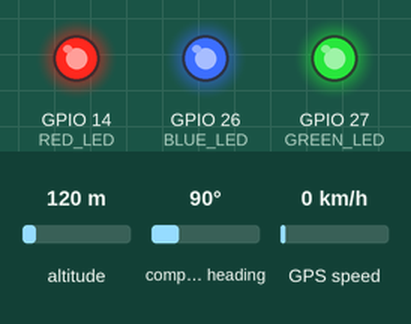
Recording of a sketch running on a simulated ESP32. Shown: output pins drawn as LEDs (lit = HIGH). Inputs (shaded band) come from the test bench; at power-on: altitude 120 m, compass heading 90°, GPS speed 0 km/h. WiFi joins after 1.5 s; servers stay silent unless stated; uploads are accepted with an empty reply; the local clock reads 2024-03-15 10:24:30 at power-on unless the sketch sets it; storage starts empty; the GPS gets a fix after 3 s at 37.7749, -122.4194 with 8 satellites; what the sketch prints to the serial monitor is not drawn.

Above: at 0.9 s.
At 3.0 s:
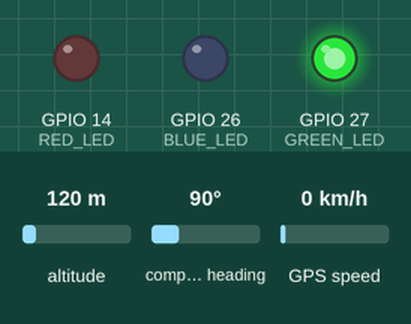
At 4.3 s:
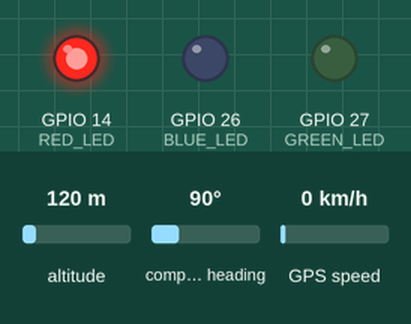
At 6.7 s:
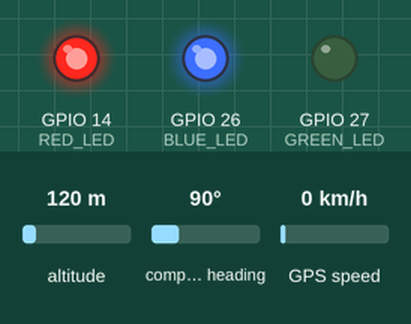
At 20.26 s:
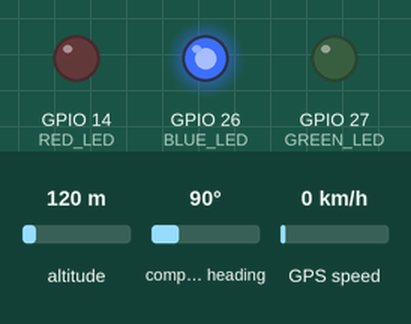
At 37.4 s:
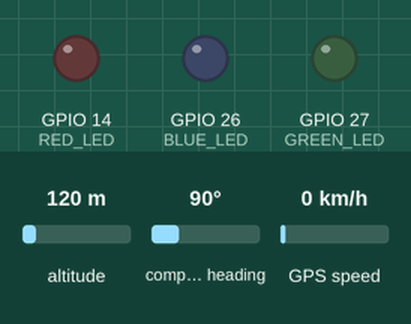
Timing chart, 0 to 40.0 s (numbered marks = the images above):
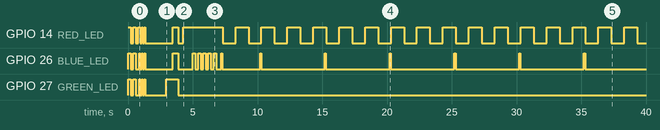

The sketch:

smart_dart_rest.ino
```cpp
/**
 * ╔══════════════════════════════════════════════════════════════╗
 * ║      SMART DART – ESP32 REST API GPS TRACKER  (Option A)    ║
 * ║      Sends GPS via HTTP POST to Render backend /api/gps     ║
 * ║                                                              ║
 * ║  Hardware:                                                   ║
 * ║    • ESP32 DevKit v1                                         ║
 * ║    • NEO-6M GPS Module                                       ║
 * ║    • 3× LEDs  (Red=14, Green=27, Blue=26)                   ║
 * ╚══════════════════════════════════════════════════════════════╝
 *
 *  REQUIRED LIBRARIES  (Arduino IDE → Tools → Manage Libraries):
 *  ┌──────────────────────────────┬───────────────────────────┐
 *  │ Library                      │ Author                    │
 *  ├──────────────────────────────┼───────────────────────────┤
 *  │ TinyGPS++                    │ Mikal Hart                │
 *  │ WiFiManager                  │ tzapu                     │
 *  │ (HTTPClient, WiFiClientSecure│ built-in with ESP32 board)│
 *  └──────────────────────────────┴───────────────────────────┘
 *
 *  WIRING:
 *  ┌─────────────┬──────────────────────────────────────────┐
 *  │ NEO-6M      │ ESP32                                    │
 *  ├─────────────┼──────────────────────────────────────────┤
 *  │ VCC         │ 3.3V  (NOT 5V)                           │
 *  │ GND         │ GND                                      │
 *  │ TX          │ GPIO 16  (RX2)                           │
 *  │ RX          │ GPIO 17  (TX2)                           │
 *  ├─────────────┼──────────────────────────────────────────┤
 *  │ Red  LED(+) │ GPIO 14 → 220Ω → GND                    │
 *  │ Green LED(+)│ GPIO 27 → 220Ω → GND                    │
 *  │ Blue  LED(+)│ GPIO 26 → 220Ω → GND                    │
 *  └─────────────┴──────────────────────────────────────────┘
 *
 *  LED STATUS:
 *    Red  solid    = booting / no GPS fix
 *    Red  blinking = GPS fix active
 *    Green solid   = Wi-Fi connected
 *    Green blink   = Wi-Fi reconnecting
 *    Blue flash    = HTTP POST sent successfully (200 OK)
 *    Blue 3× blink = Server error (check Serial Monitor)
 *    Blue 5× blink = Render server waking up (first request delay)
 *
 *  DATA FLOW:
 *    ESP32 → POST /api/gps → Render backend → Socket.IO → Vercel map
 *    Bus shows green ESP32 badge on the live map
 *
 *  NOTE ON RENDER FREE TIER:
 *    Render spins down after 15 min idle. First POST after idle
 *    takes ~30s to respond. The ESP32 handles this gracefully —
 *    it waits, shows 5× blue blinks, then resumes normally.
 */

// ── Libraries ──────────────────────────────────────────────────
#include <WiFi.h>
#include <WiFiClientSecure.h>
#include <HTTPClient.h>
#include <TinyGPS++.h>
#include <FS.h>
#include <SPIFFS.h>
#include <WiFiManager.h>
#include <time.h>

// ── Your Render Backend URL ────────────────────────────────────
// This is your live backend — do NOT change unless you redeploy
#define BACKEND_URL "https://smart-dart.onrender.com"

// ── Pin Definitions ───────────────────────────────────────────
#define RED_LED    14
#define GREEN_LED  27
#define BLUE_LED   26
#define GPS_RX     16   // ESP32 RX2 ← NEO-6M TX
#define GPS_TX     17   // ESP32 TX2 → NEO-6M RX
#define GPS_BAUD   9600

// ── Timing ────────────────────────────────────────────────────
#define SEND_INTERVAL_MS    5000    // POST every 5 s
#define WIFI_CHECK_MS       15000   // Wi-Fi health check every 15 s
#define NTP_RESYNC_MS       3600000 // Re-sync NTP every hour
#define GPS_FIX_TIMEOUT_MS  5000    // Declare fix lost after 5 s
#define HTTP_TIMEOUT_MS     35000   // 35 s — covers Render cold-start wake-up

// ── Bus ID — set in WiFiManager portal or change default here ─
char busId[16] = "DART001";

// ── GPS ───────────────────────────────────────────────────────
TinyGPSPlus gps;
double   gpsLat        = -6.8162;   // Dar es Salaam fallback
double   gpsLng        = 39.2783;
float    gpsSpeedKmh   = 0.0;
float    gpsHeading    = 0.0;
int      gpsSatellites = 0;
float    gpsHdop       = 99.9;
bool     gpsHasFix     = false;
unsigned long lastFixMs = 0;

// ── State ─────────────────────────────────────────────────────
bool     portalSaved     = false;
bool     serverAwake     = false;   // tracks if Render has responded once
unsigned long lastSendMs      = 0;
unsigned long lastWifiCheckMs = 0;
unsigned long lastNtpSyncMs   = 0;

// ═══════════════════════════════════════════════════════════════
// LED HELPERS
// ═══════════════════════════════════════════════════════════════
void ledOn(int pin)  { digitalWrite(pin, HIGH); }
void ledOff(int pin) { digitalWrite(pin, LOW);  }

void blinkLed(int pin, int times, int ms = 120) {
  for (int i = 0; i < times; i++) {
    ledOn(pin);  delay(ms);
    ledOff(pin); delay(ms);
  }
}

void blinkAll(int times, int ms = 150) {
  for (int i = 0; i < times; i++) {
    ledOn(RED_LED); ledOn(GREEN_LED); ledOn(BLUE_LED);
    delay(ms);
    ledOff(RED_LED); ledOff(GREEN_LED); ledOff(BLUE_LED);
    delay(ms);
  }
}

void flashBlue() {
  ledOn(BLUE_LED); delay(80); ledOff(BLUE_LED);
}

// ═══════════════════════════════════════════════════════════════
// SPIFFS — save / load Bus ID
// ═══════════════════════════════════════════════════════════════
void loadConfig() {
  if (!SPIFFS.begin(true)) {
    Serial.println("[SPIFFS] Mount failed – using defaults");
    return;
  }
  if (!SPIFFS.exists("/dart.cfg")) {
    Serial.println("[SPIFFS] No config – using defaults");
    return;
  }
  File f = SPIFFS.open("/dart.cfg", "r");
  if (!f) return;
  String line = f.readStringUntil('\n');
  f.close();
  line.trim();
  if (line.length() > 0) line.toCharArray(busId, sizeof(busId));
  Serial.printf("[Config] Loaded busId=%s\n", busId);
}

void saveConfig() {
  File f = SPIFFS.open("/dart.cfg", "w");
  if (!f) { Serial.println("[SPIFFS] Write failed"); return; }
  f.println(busId);
  f.close();
  Serial.println("[Config] Saved");
}

void onPortalSave() { portalSaved = true; }

// ═══════════════════════════════════════════════════════════════
// NTP TIME
// ═══════════════════════════════════════════════════════════════
void syncNtp() {
  Serial.print("[NTP] Syncing...");
  configTime(0, 0, "pool.ntp.org", "time.nist.gov");
  time_t now = 0;
  int tries = 0;
  while (now < 1609459200L && tries < 20) {
    delay(500); Serial.print("."); time(&now); tries++;
  }
  Serial.println(now > 1609459200L ? " OK" : " FAILED");
}

String getTimestamp() {
  time_t now; time(&now);
  if (now > 1609459200L) {
    struct tm t; gmtime_r(&now, &t);
    char buf[30];
    strftime(buf, sizeof(buf), "%Y-%m-%dT%H:%M:%SZ", &t);
    return String(buf);
  }
  if (gps.date.isValid() && gps.time.isValid() && gps.date.year() > 2020) {
    char buf[30];
    snprintf(buf, sizeof(buf), "%04d-%02d-%02dT%02d:%02d:%02dZ",
      gps.date.year(), gps.date.month(),  gps.date.day(),
      gps.time.hour(), gps.time.minute(), gps.time.second());
    return String(buf);
  }
  return String(millis());
}

// ═══════════════════════════════════════════════════════════════
// GPS — parse NMEA from Serial2
// ═══════════════════════════════════════════════════════════════
void readGPS() {
  while (Serial2.available() > 0) {
    gps.encode(Serial2.read());
  }
  if (gps.location.isValid() && gps.location.isUpdated()) {
    gpsLat        = gps.location.lat();
    gpsLng        = gps.location.lng();
    gpsHasFix     = true;
    lastFixMs     = millis();
    if (gps.speed.isValid())      gpsSpeedKmh   = gps.speed.kmph();
    if (gps.course.isValid())     gpsHeading    = gps.course.deg();
    if (gps.satellites.isValid()) gpsSatellites = gps.satellites.value();
    if (gps.hdop.isValid())       gpsHdop       = gps.hdop.hdop();
    // Blink red = satellites being read
    digitalWrite(RED_LED, !digitalRead(RED_LED));
  }
  if (millis() - lastFixMs > GPS_FIX_TIMEOUT_MS) {
    gpsHasFix = false;
    ledOn(RED_LED); // solid red = no fix
  }
}

// ═══════════════════════════════════════════════════════════════
// HTTP POST → Render backend /api/gps
// ═══════════════════════════════════════════════════════════════
void sendToServer() {
  if (WiFi.status() != WL_CONNECTED) {
    Serial.println("[HTTP] No Wi-Fi – skipping");
    return;
  }

  // JSON payload matching the backend /api/gps endpoint exactly
  String body = "{";
  body += "\"busId\":\""     + String(busId)                     + "\",";
  body += "\"latitude\":"    + String(gpsLat,      6)             + ",";
  body += "\"longitude\":"   + String(gpsLng,      6)             + ",";
  body += "\"speed\":"       + String(gpsSpeedKmh, 1)             + ",";
  body += "\"heading\":"     + String(gpsHeading,  1)             + ",";
  body += "\"satellites\":"  + String(gpsSatellites)              + ",";
  body += "\"hdop\":"        + String(gpsHdop, 2)                 + ",";
  body += "\"hasFix\":";
  body += (gpsHasFix ? "true" : "false");
  body += ",";
  body += "\"timestamp\":\"" + getTimestamp()                     + "\"";
  body += "}";

  String url = String(BACKEND_URL) + "/api/gps";

  Serial.printf("[GPS] %.6f, %.6f | %.1f km/h | hdg:%.0f° | sats:%d | fix:%s\n",
    gpsLat, gpsLng, gpsSpeedKmh, gpsHeading, gpsSatellites,
    gpsHasFix ? "YES" : "NO");

  if (!serverAwake) {
    Serial.println("[HTTP] First request – Render may take up to 30s to wake up...");
    blinkLed(BLUE_LED, 5, 200); // 5 blinks = waking Render
  }

  // HTTPS with setInsecure() — skips SSL cert check (fine for this use case)
  WiFiClientSecure client;
  client.setInsecure();

  HTTPClient http;
  http.begin(client, url);
  http.addHeader("Content-Type", "application/json");
  http.setTimeout(HTTP_TIMEOUT_MS); // 35s — handles Render cold-start

  Serial.printf("[HTTP] POST %s\n", url.c_str());
  int code = http.POST(body);

  if (code == 200) {
    String response = http.getString();
    Serial.println("[HTTP] 200 OK – delivered to Smart DART server");
    Serial.println("[HTTP] Response: " + response);
    serverAwake = true;
    flashBlue(); // single blue flash = success

  } else if (code == 404) {
    String resp = http.getString();
    Serial.printf("[HTTP] 404 – busId '%s' not found\n", busId);
    Serial.println("[HTTP] Valid IDs: DART001 to DART012");
    Serial.println("[HTTP] Server says: " + resp);
    blinkLed(BLUE_LED, 3, 200); // 3 blinks = wrong bus ID

  } else if (code == -1 || code == 0) {
    Serial.println("[HTTP] Timeout – Render may still be waking up");
    Serial.println("[HTTP] Will retry in 5s");
    serverAwake = false;
    blinkLed(BLUE_LED, 2, 400); // 2 slow blinks = timeout

  } else {
    Serial.printf("[HTTP] Error code: %d\n", code);
    blinkLed(BLUE_LED, 3, 150);
  }

  http.end();
}

// ═══════════════════════════════════════════════════════════════
// WI-FI HEALTH CHECK
// ═══════════════════════════════════════════════════════════════
void checkWifi() {
  if (WiFi.status() != WL_CONNECTED) {
    Serial.println("[WiFi] Lost – reconnecting...");
    ledOff(GREEN_LED);
    WiFi.reconnect();
    int tries = 0;
    while (WiFi.status() != WL_CONNECTED && tries < 20) {
      digitalWrite(GREEN_LED, !digitalRead(GREEN_LED));
      delay(500); tries++;
    }
    if (WiFi.status() == WL_CONNECTED) {
      Serial.println("[WiFi] Reconnected: " + WiFi.localIP().toString());
      ledOn(GREEN_LED);
    } else {
      Serial.println("[WiFi] Reconnect failed – will retry");
    }
  }
}

// ═══════════════════════════════════════════════════════════════
// SETUP
// ═══════════════════════════════════════════════════════════════
void setup() {
  Serial.begin(115200);
  Serial2.begin(GPS_BAUD, SERIAL_8N1, GPS_RX, GPS_TX);

  pinMode(RED_LED,   OUTPUT);
  pinMode(GREEN_LED, OUTPUT);
  pinMode(BLUE_LED,  OUTPUT);

  blinkAll(2, 200);
  ledOn(RED_LED); // Red solid = booting

  Serial.println();
  Serial.println("╔══════════════════════════════════════╗");
  Serial.println("║   Smart DART – REST API Tracker      ║");
  Serial.println("║   Backend: smart-dart.onrender.com   ║");
  Serial.println("╚══════════════════════════════════════╝");

  loadConfig();

  // ── WiFiManager portal ──────────────────────────────────────
  WiFiManagerParameter fieldBusId(
    "busid",
    "DART Bus ID  (DART001 – DART012)",
    busId,
    16
  );

  WiFiManager wm;
  wm.setSaveConfigCallback(onPortalSave);
  wm.addParameter(&fieldBusId);
  wm.setConfigPortalTimeout(180);
  wm.setConnectTimeout(30);

  Serial.println("[WiFi] Connecting...");
  Serial.println("[WiFi] If new: connect to 'SmartDART_Setup' / 'dart2024'");
  blinkAll(3, 100);

  if (!wm.autoConnect("SmartDART_Setup", "dart2024")) {
    Serial.println("[WiFi] Failed – restarting");
    delay(3000);
    ESP.restart();
  }

  strncpy(busId, fieldBusId.getValue(), sizeof(busId) - 1);
  if (portalSaved) saveConfig();

  Serial.println("[WiFi] Connected! IP: " + WiFi.localIP().toString());
  Serial.printf("[Config] Bus ID  = %s\n", busId);
  Serial.printf("[Config] Backend = %s\n", BACKEND_URL);

  ledOff(RED_LED);
  ledOn(GREEN_LED);

  syncNtp();

  Serial.println("[Boot] Ready – sending GPS to Render every 5s");
  Serial.println("[Boot] Note: first POST may take 30s if Render is sleeping");
  blinkAll(1, 400);
}

// ═══════════════════════════════════════════════════════════════
// MAIN LOOP
// ═══════════════════════════════════════════════════════════════
void loop() {
  unsigned long now = millis();

  // 1 – Always parse GPS
  readGPS();

  // 2 – POST to Render every 5 s
  if (now - lastSendMs >= SEND_INTERVAL_MS) {
    lastSendMs = now;
    sendToServer();
  }

  // 3 – Wi-Fi health check every 15 s
  if (now - lastWifiCheckMs >= WIFI_CHECK_MS) {
    lastWifiCheckMs = now;
    checkWifi();
  }

  // 4 – Re-sync NTP every hour
  if (now - lastNtpSyncMs >= NTP_RESYNC_MS) {
    lastNtpSyncMs = now;
    syncNtp();
  }
}
```

Measured:
- by itself, GPIO 14 (RED_LED): HIGH → LOW at 0.20 s, → HIGH 0.20 s later, → LOW 0.20 s later, → HIGH 0.20 s later, … (45 changes in this stretch)
- by itself, GPIO 26 (BLUE_LED): HIGH → LOW at 0.20 s, → HIGH 0.20 s later, → LOW 0.20 s later, → HIGH 0.25 s later, … (35 changes in this stretch)
